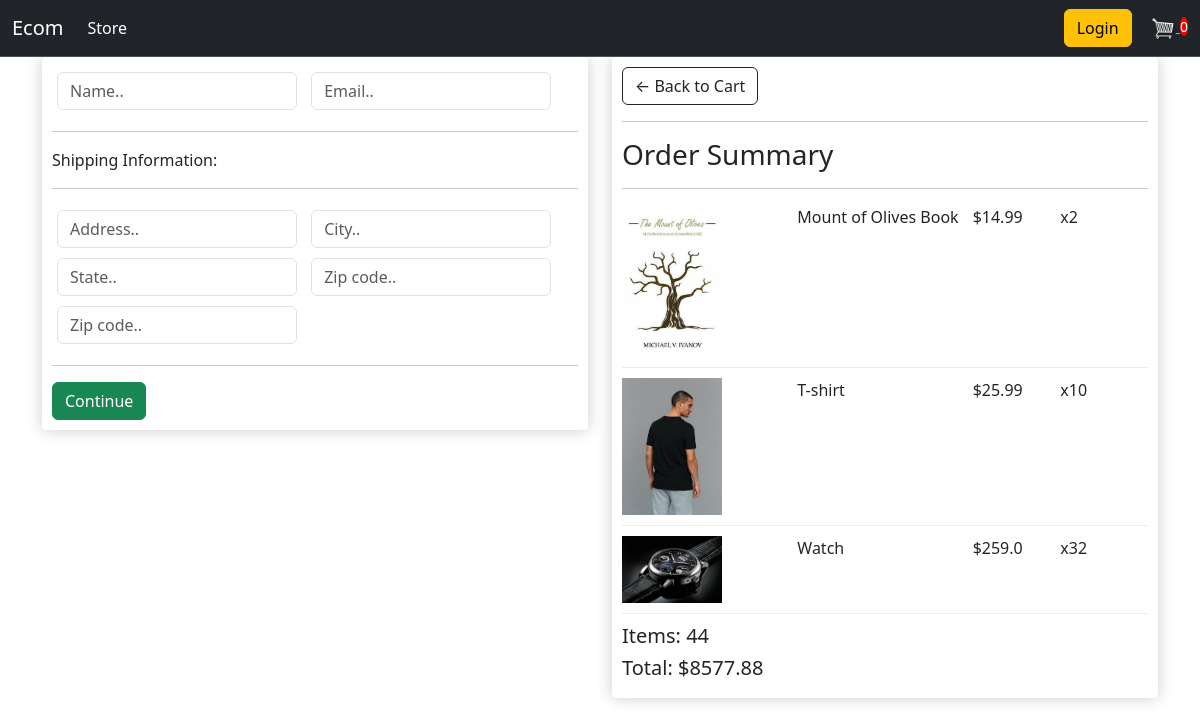
Screenshot of /checkout/ (signed in) with the database file from the repository.
### store/models.py (models this page shows, shortened)
class OrderItem(models.Model):
    product = models.ForeignKey(Product, null=True, on_delete=models.SET_NULL, blank=True)
    order = models.ForeignKey(Order, null=True, on_delete=models.SET_NULL, blank=True)
    quantity = models.PositiveIntegerField(default=0)
    date_added = models.DateTimeField(auto_now_add=True)
    @property
    def get_total(self):
        total =  self.quantity * self.product.price
        return total

class Product(models.Model):
    name = models.CharField(max_length=200, null=True)
    price = models.FloatField()
    digital = models.BooleanField(default=False, null= True, blank=False)
    image  = models.ImageField(null=True, blank=True)
    @property
    def imageURL(self):
       try:
           url = self.image.url
       except:
           url = ''
       return url

class Order(models.Model):
    customer = models.ForeignKey(Customer, null=True, on_delete=models.SET_NULL, blank=True)
    date_ordered = models.DateTimeField(auto_now_add=True)
    complete = models.BooleanField(default=False,null=True,blank=False)
    transaction_id = models.CharField(max_length=200,null=True)
    @property
    def get_cart_total(self):
        orderitem = self.orderitem_set.all()
        total = sum([item.get_total  for item in orderitem])
        return total
    @property
    def get_cart_items(self):
        orderitem = self.orderitem_set.all()
        total = sum([item.quantity  for item in orderitem])
        return total

### store/views.py (the view)
# urls.py: path('checkout/', views.checkout, name='checkout'),
def checkout(request):
    if request.user.is_authenticated:
        customer = request.user.customer
        order , created = Order.objects.get_or_create(customer=customer, complete=False)
        items = order.orderitem_set.all()
    else:
        items = []
        order = {'get_cart_total':0, 'get_cart_items':0}
    context = {'items':items,'order':order}
    return render(request,  'store/checkout.html', context)

### store/templates/store/checkout.html (shortened to what this page needs)
{% extends "store/main.html" %}
{% load static %}
{% block content %}
<div class="row">
    <div class="col-lg-6">
        <div class="box-element" id="form-wrapper">
            <form id="form">
                <div id="user-info">
                    <div class="form-field">
                        <input required class="form-control" type="text" name="name" placeholder="Name..">
                    </div>
                    <div class="form-field">
                        <input required class="form-control" type="email" name="email" placeholder="Email..">
                    </div>
                </div>
                <div id="shipping-info">
                    <hr>
                    <p>Shipping Information:</p>
                    <hr>
                    <div class="form-field">
                        <input class="form-control" type="text" name="address" placeholder="Address..">
                    </div>
                    <div class="form-field">
                        <input class="form-control" type="text" name="city" placeholder="City..">
                    </div>
                    <div class="form-field">
                        <input class="form-control" type="text" name="state" placeholder="State..">
                    </div>
                    <div class="form-field">
                        <input class="form-control" type="text" name="zipcode" placeholder="Zip code..">
                    </div>
                    <div class="form-field">
                        <input class="form-control" type="text" name="country" placeholder="Zip code..">
                    </div>
                </div>
                <hr>
                <input id="form-button" class="btn btn-success btn-block" type="submit" value="Continue">
            </form>
        </div>
        <br>
    </div>
    <div class="col-lg-6">
        <div class="box-element">
            <a  class="btn btn-outline-dark" href="{% url 'cart' %}">&#x2190; Back to Cart</a>
            <hr>
            <h3>Order Summary</h3>
            <hr>
            {% for item in items %}
            <div class="cart-row">
                <div style="flex:2"><img class="row-image" src="{{item.product.imageURL}}"></div>
                <div style="flex:2"><p>{{item.product.name}}</p></div>
                <div style="flex:1"><p>${{item.product.price}}</p></div>
                <div style="flex:1"><p>x{{item.quantity}}</p></div>
            </div>
            {% endfor %}
            <h5>Items: {{order.get_cart_items}}</h5>
            <h5>Total:   ${{order.get_cart_total|floatformat:2}}</h5>
        </div>
    </div>
</div>
{% endblock content %}

### static/css/main.css (style rules this page uses)
body { background-color: hsl(0, 0%, 98%); }
h1,h2,h3,h4,h5,h6 { color:hsl(0, 0%, 30%); }
.box-element { box-shadow:hsl(0, 0%, 80%) 0 0 16px; background-color: #fff; border-radius: 4px; padding: 10px; }
.col-lg-4, .col-lg-6, .col-lg-8, .col-lg-12 { margin-top: 10px; }
.btn { border-radius: 0; }
.row-image { width: 100px; }
.form-field { width:250px; display: inline-block; padding: 5px; }
.cart-row { display: flex; align-items: flex-stretch; padding-bottom: 10px; margin-bottom: 10px; border-bottom: 1px solid #ececec; }

### rows the page displays
OrderItem: product.imageURL (picture), product.name "Mount of Olives Book", product.price "14.99", quantity "2"
OrderItem: product.imageURL (picture), product.name "T-shirt", product.price "25.99", quantity "10"
OrderItem: product.imageURL (picture), product.name "Watch", product.price "259.0", quantity "32"
Order: get_cart_items "44", get_cart_total "8577.88"
